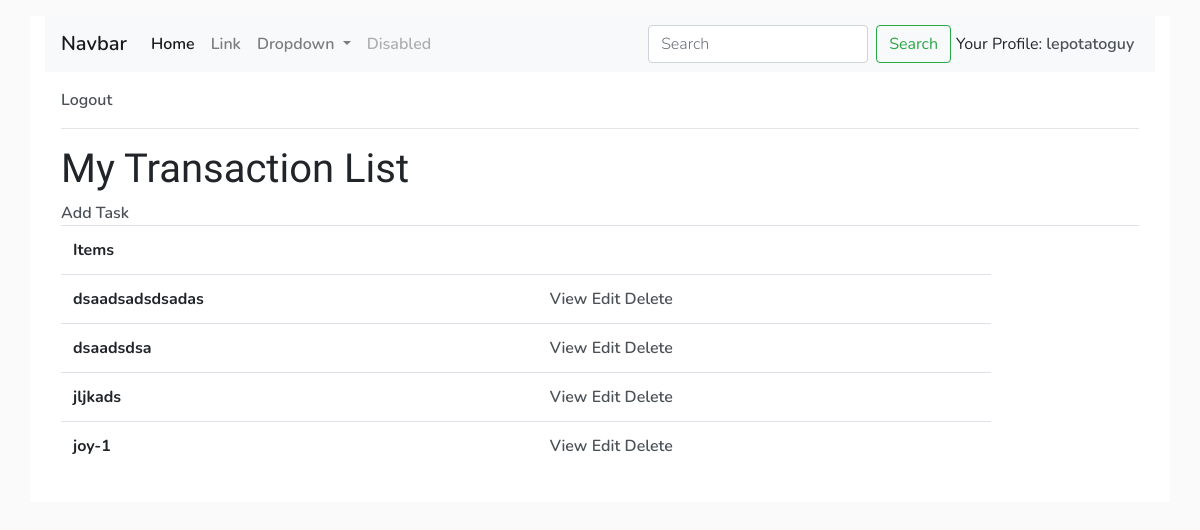
The app's page / (signed in) with its own data.
### mainapp/models.py (models this page shows, shortened)
class Transaction(models.Model):
    finance = models.ForeignKey(
        Finance, on_delete=models.CASCADE)
    user = models.ForeignKey(User, on_delete=models.DO_NOTHING)
    title = models.CharField(max_length=255)
    desc = models.CharField(max_length=255, blank=True)
    remarks = models.TextField(null=True, blank=True)
    cash_transaction = models.FloatField(default="0.0")
    created = models.DateTimeField(auto_now_add=True)
    class Meta:
        ordering = ['title']

### mainapp/views.py (the view)
# urls.py: path('', Index.as_view(), name='index'),
class Index(LoginRequiredMixin, ListView):
    model = Transaction  # database
    context_object_name = 'transactions'  # context object inside the html
    template_name = 'mainapp/index.html'  # specifying template name
    def get_context_data(self, **kwargs):
        context = super().get_context_data(**kwargs)
        context['transactions'] = context['transactions'].filter(
            user=self.request.user)  # total transactions for a user
        context['profile'] = Finance.objects.filter(user=self.request.user)
        return context

### mainapp/templates/mainapp/index.html (shortened to what this page needs)
{% extends 'mainapp/base.html' %}{% load static %} {% block content %}
<nav class="navbar navbar-expand-lg navbar-light bg-light">
    <a class="navbar-brand" href="#">Navbar</a>
    <div class="collapse navbar-collapse" id="navbarSupportedContent">
        <ul class="navbar-nav mr-auto">
            <li class="nav-item active">
                <a class="nav-link" href="#">Home <span class="sr-only">(current)</span></a>
            </li>
            <li class="nav-item">
                <a class="nav-link" href="#">Link</a>
            </li>
            <li class="nav-item dropdown">
                <a class="nav-link dropdown-toggle" href="#" id="navbarDropdown" role="button" data-toggle="dropdown" aria-expanded="false">
                Dropdown
              </a>
            </li>
            <li class="nav-item">
                <a class="nav-link disabled">Disabled</a>
            </li>
        </ul>
        <form class="form-inline my-2 my-lg-0">
            <input class="form-control mr-sm-2" type="search" placeholder="Search" aria-label="Search">
            <button class="btn btn-outline-success my-2 my-sm-0" type="submit">Search</button>
        </form>
        <div style="padding:0.3em;">Your Profile: <a href="{% url 'profile' %}">{{request.user}}</a></div>
    </div>
</nav>
<div style="padding: 1rem;">
    {% if request.user.is_authenticated %}
    <a href="{% url 'logout' %}">Logout</a> {% if not profile %}
    <h1>To getting started, please create your Profile <a href="{% url 'profile-create' %}">here</a>.</h1>
    {% else %}
    <hr>
    <h1>My Transaction List</h1>
    <a href="{% url 'transaction-create' %}">Add Task</a>
    <table class="table table-hover">
        <tr>
            <th>Items</th>
            <th></th>
            <th></th>
            <th></th>
        </tr>
        {% for stuff in transactions%}
        <tr>
            <th>{{stuff.title}}</th>
            <th>
                <a href="{% url 'transaction_detail' stuff.id %}">View</a>
                <a href="{% url 'transaction-update' stuff.id %}">Edit</a>
                <a href="{% url 'transaction-delete' stuff.id %}">Delete</a>
            </th>
        </tr>
        {% empty %}
        <h3>No Transactions Yet</h3> {% endfor %}
    </table>
    {% endif %} {% else %}
    <a href="{% url 'login' %}">Login</a> {% endif %}
</div>
{% endblock content %}

### mainapp/templates/mainapp/base.html (style rules this page uses)
body { background-color: #FAFAFA; font-family: 'Nunito', sans-serif; padding-top: 1rem; }
h1, h2, h3, h4, h5, h6 { font-family: 'Raleway', sans-serif; }
a, p { color: #4b5156 }
a { font-weight: 600; }
input { outline: none; border: none; }
::placeholder { font-weight: 300; opacity: 0.5; }

### records on screen
Transaction: title "dsaadsadsdsadas"
Transaction: title "dsaadsdsa"
Transaction: title "jljkads"
Transaction: title "joy-1"

### other values on screen
{{ request.user }} "lepotatoguy"
